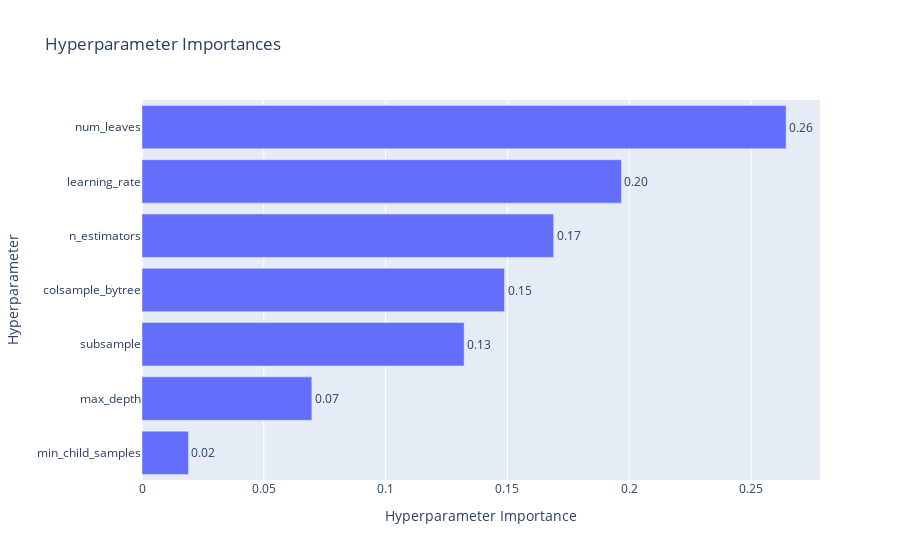

Source (notebook cell):
### Code cell
optuna.visualization.plot_param_importances(study)

### Figure 1 — Plotly figure (JSON) as saved in the notebook; plotly's stock layout.template omitted (floating-point values rounded to 4 significant figures)
{"data": [{"cliponaxis": false, "hovertemplate": ["min_child_samples (IntDistribution): 0.01908438138449441<extra></extra>", "max_depth (IntDistribution): 0.06971811021044234<extra></extra>", "subsample (FloatDistribution): 0.1322308471481168<extra></extra>", "colsample_bytree (FloatDistribution): 0.14881314887909763<extra></extra>", "n_estimators (IntDistribution): 0.1689724997601153<extra></extra>", "learning_rate (FloatDistribution): 0.1967843778813303<extra></extra>", "num_leaves (IntDistribution): 0.26439663473640335<extra></extra>"], "name": "Objective Value", "orientation": "h", "text": ["0.02", "0.07", "0.13", "0.15", "0.17", "0.20", "0.26"], "textposition": "outside", "type": "bar", "x": [0.01908, 0.06972, 0.1322, 0.1488, 0.169, 0.1968, 0.2644], "y": ["min_child_samples", "max_depth", "subsample", "colsample_bytree", "n_estimators", "learning_rate", "num_leaves"]}], "layout": {"title": {"text": "Hyperparameter Importances"}, "xaxis": {"title": {"text": "Hyperparameter Importance"}}, "yaxis": {"title": {"text": "Hyperparameter"}}}}
